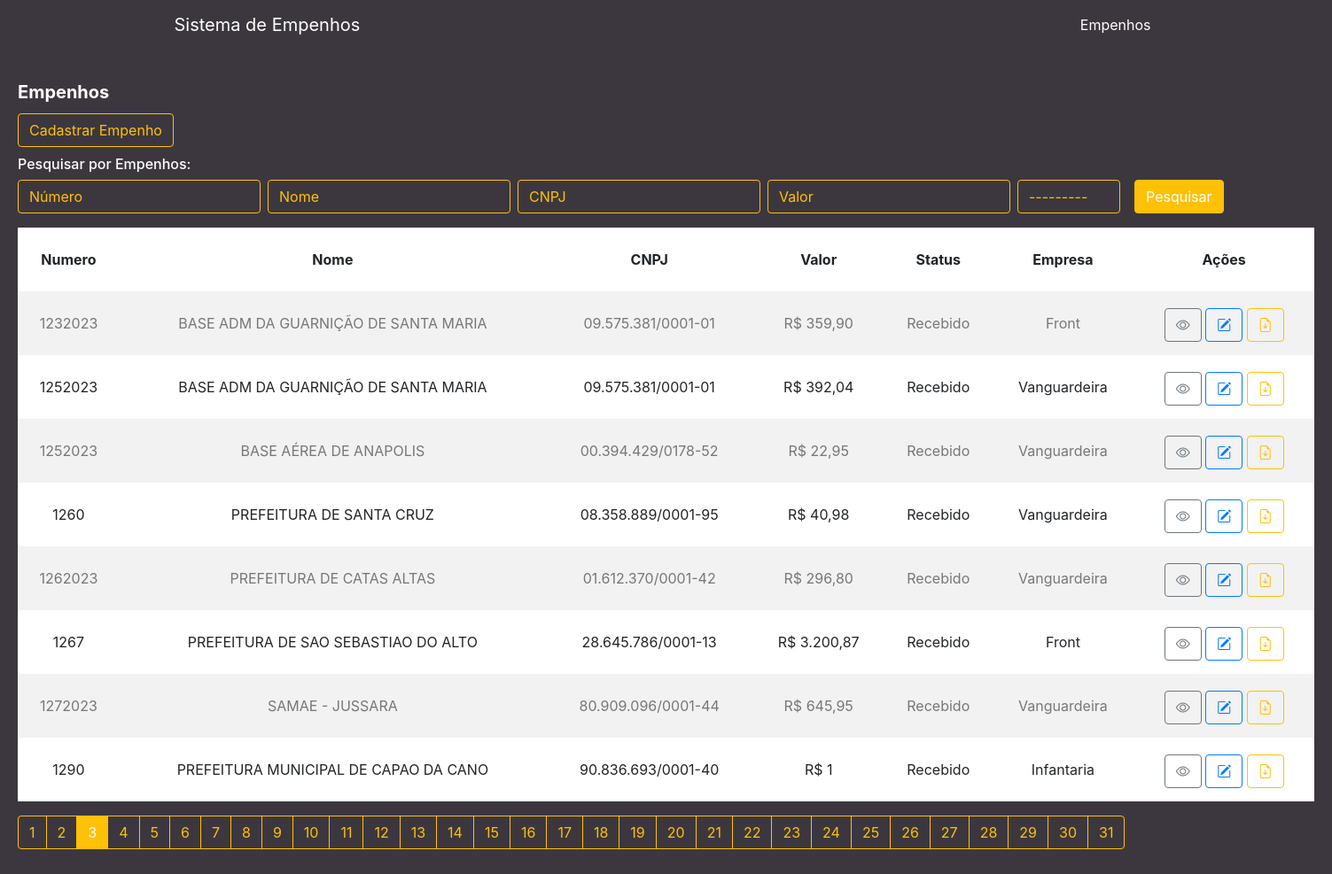
The app's page /?page=3, older data.
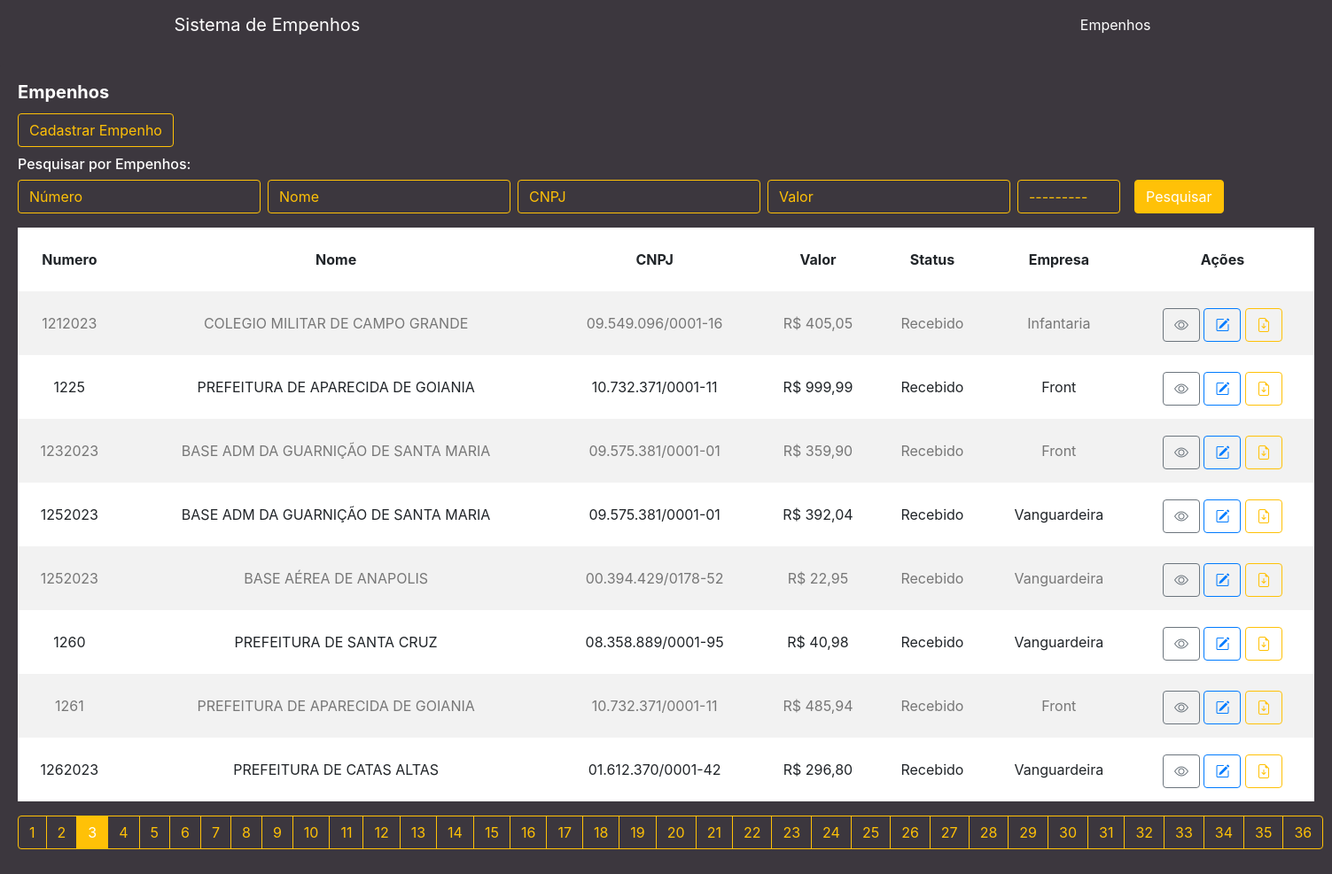
The same page, newer data.
### cliente/models.py (models this page shows, shortened)
class Cliente(models.Model):
    numero = models.CharField(max_length=255)
    nome = models.CharField(max_length=255)
    cnpj = models.CharField(max_length=255, blank=True)
    data_criacao = models.DateTimeField(default=timezone.now)
    categoria = models.ForeignKey(Categoria, on_delete=models.DO_NOTHING)
    empresa = models.ForeignKey(Empresa, on_delete=models.DO_NOTHING)
    empenho = models.FileField(upload_to='empenhos/')
    descricao = models.TextField(blank=True)
    valor = models.CharField(max_length=255)

class Categoria(models.Model):
    nome = models.CharField(max_length=255)
    def __str__(self):
        return self.nome

class Empresa(models.Model):
    nome = models.CharField(max_length=255)
    def __str__(self):
        return self.nome

### cliente/views.py (the view)
# urls.py: path('', views.cliente, name='cliente'),
def cliente(request):
    list_clientes = Cliente.objects.order_by('numero')
    myFilter = ClienteFilter(request.GET, queryset=list_clientes)
    list_clientes = myFilter.qs
    paginator = Paginator(list_clientes, 8)
    page = request.GET.get('page')
    list_clientes = paginator.get_page(page)
    return render(request, 'cliente/cliente.html', {'clientes': list_clientes, 'myFilter': myFilter})

### cliente/templates/cliente/cliente.html (shortened to what the changed rows need)
{% extends 'base.html' %}
{% load widget_tweaks %}
{% block conteudo %}
<div class="content mt-3">
    <div class="card">
        <div class="card-body">
            <table class="table table-striped ">
                <thead>
                    <tr>
                        <th scope="col" class="text-center">Numero</th>
                        <th scope="col" class="text-center">Nome</th>
                        <th scope="col" class="text-center">CNPJ</th>
                        <th scope="col" class="text-center">Valor</th>
                        <th scope="col" class="text-center">Status</th>
                        <th scope="col" class="text-center">Empresa</th>
                        <th scope="col" class="text-center">Ações</th>
                    </tr>
                </thead>
                <tbody>
                    {% for cliente in clientes %}
                    <tr>
                        <td class="text-center">{{ cliente.numero }}</td>
                        <td class="text-center">{{ cliente.nome }}</td>
                        <td class="text-center">{{ cliente.cnpj }}</td>
                        <td class="text-center">R$ {{ cliente.valor }}</td>
                        <td class="text-center">{{ cliente.categoria }}</td>
                        <td class="text-center">{{ cliente.empresa }}</td>
                        <td class="text-center">
                            <a href="/cliente/detalhe/{{ cliente.id }}" class="btn btn-outline-secondary"><i class="bi bi-eye"></i></a>
                            <a href="/cliente/edit/{{ cliente.id }}/" class="btn btn-outline-primary"><i class="bi bi-pencil-square"></i></a>
                            <a href="{{ cliente.empenho.url }}" download class="btn btn-outline-warning" target="_blank"><i class="bi bi-file-earmark-arrow-down"></i></a>
                        </td>
                    </tr>
                    {% endfor %}
                </tbody>
            </table>
            <nav aria-label="Page navigation example">
                <ul class="pagination">
                    {% for pagina in clientes.paginator.page_range %}
                    {% if clientes.number == pagina %}
                    <li class="page-item active">
                        <a class="page-link" href="?page={{pagina}}">{{pagina}}</a>
                    </li>
                    {% else %}
                    <li class="page-item">
                        <a class="page-link" href="?page={{pagina}}">{{pagina}}</a>
                    </li>
                    {% endif %}
                    {% endfor %}
                </ul>
            </nav>
        </div>
    </div>
</div>
{% endblock %}

Row changes from the older to the newer data that the page shows:
no longer on this page (row unchanged): Cliente: numero "1267", nome "PREFEITURA DE SAO SEBASTIAO DO ALTO", cnpj "28.645.786/0001-13", valor "3.200,87", categoria "Recebido", empresa "Front"
no longer on this page (row unchanged): Cliente: numero "1272023", nome "SAMAE - JUSSARA", cnpj "80.909.096/0001-44", valor "645,95", categoria "Recebido", empresa "Vanguardeira"
no longer on this page (row unchanged): Cliente: numero "1290", nome "PREFEITURA MUNICIPAL DE CAPAO DA CANO", cnpj "90.836.693/0001-40", valor "1", categoria "Recebido", empresa "Infantaria"
now on this page (row unchanged): Cliente: numero "1212023", nome "COLEGIO MILITAR DE CAMPO GRANDE", cnpj "09.549.096/0001-16", valor "405,05", categoria "Recebido", empresa "Infantaria"
added Cliente: numero "1225", nome "PREFEITURA DE APARECIDA DE GOIANIA", cnpj "10.732.371/0001-11", valor "999,99", categoria "Recebido", empresa "Front"
added Cliente: numero "1261", nome "PREFEITURA DE APARECIDA DE GOIANIA", cnpj "10.732.371/0001-11", valor "485,94", categoria "Recebido", empresa "Front"
Text that changed along with them:
new list line: "32"
new list line: "33"
new list line: "34"
new list line: "35"
new list line: "36"
